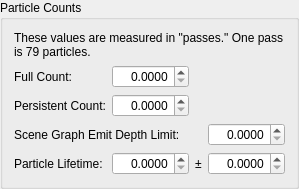
       <widget class="QGroupBox" name="particleCountGroupbox">
        <property name="title">
         <string>Particle Counts</string>
        </property>
        <layout class="QVBoxLayout" name="verticalLayout">
         <item>
          <widget class="QLabel" name="particleCountExplanation">
           <property name="text">
            <string>These values are measured in &quot;passes.&quot; One pass is 79 particles.</string>
           </property>
           <property name="wordWrap">
            <bool>true</bool>
           </property>
          </widget>
         </item>
         <item>
          <layout class="QGridLayout" name="gridLayout_15" columnstretch="1,1,0,1">
           <item row="0" column="0">
            <widget class="QLabel" name="label_46">
             <property name="text">
              <string>Full Count:</string>
             </property>
             <property name="buddy">
              <cstring>particleCountFull</cstring>
             </property>
            </widget>
           </item>
           <item row="3" column="2">
            <widget class="QLabel" name="label_50">
             <property name="text">
              <string>±</string>
             </property>
             <property name="buddy">
              <cstring>particleLifetimeVariance</cstring>
             </property>
            </widget>
           </item>
           <item row="1" column="1">
            <widget class="QDoubleSpinBox" name="particleCountPersist">
             <property name="alignment">
              <set>Qt::AlignRight|Qt::AlignTrailing|Qt::AlignVCenter</set>
             </property>
             <property name="decimals">
              <number>4</number>
             </property>
             <property name="maximum">
              <double>400.000000000000000</double>
             </property>
            </widget>
           </item>
           <item row="3" column="1">
            <widget class="QDoubleSpinBox" name="particleLifetime">
             <property name="alignment">
              <set>Qt::AlignRight|Qt::AlignTrailing|Qt::AlignVCenter</set>
             </property>
             <property name="decimals">
              <number>4</number>
             </property>
             <property name="maximum">
              <double>120.000000000000000</double>
             </property>
            </widget>
           </item>
           <item row="3" column="0">
            <widget class="QLabel" name="label_49">
             <property name="text">
              <string>Particle Lifetime:</string>
             </property>
             <property name="buddy">
              <cstring>particleLifetime</cstring>
             </property>
            </widget>
           </item>
           <item row="0" column="1">
            <widget class="QDoubleSpinBox" name="particleCountFull">
             <property name="alignment">
              <set>Qt::AlignRight|Qt::AlignTrailing|Qt::AlignVCenter</set>
             </property>
             <property name="decimals">
              <number>4</number>
             </property>
             <property name="maximum">
              <double>400.000000000000000</double>
             </property>
            </widget>
           </item>
           <item row="1" column="0">
            <widget class="QLabel" name="label_47">
             <property name="text">
              <string>Persistent Count:</string>
             </property>
             <property name="buddy">
              <cstring>particleCountPersist</cstring>
             </property>
            </widget>
           </item>
           <item row="3" column="3">
            <widget class="QDoubleSpinBox" name="particleLifetimeVariance">
             <property name="alignment">
              <set>Qt::AlignRight|Qt::AlignTrailing|Qt::AlignVCenter</set>
             </property>
             <property name="decimals">
              <number>4</number>
             </property>
             <property name="maximum">
              <double>120.000000000000000</double>
             </property>
            </widget>
           </item>
           <item row="2" column="3">
            <widget class="QDoubleSpinBox" name="particleEmitDepthLimit">
             <property name="alignment">
              <set>Qt::AlignRight|Qt::AlignTrailing|Qt::AlignVCenter</set>
             </property>
             <property name="decimals">
              <number>4</number>
             </property>
             <property name="maximum">
              <double>400.000000000000000</double>
             </property>
            </widget>
           </item>
           <item row="2" column="0" colspan="3">
            <widget class="QLabel" name="label_48">
             <property name="text">
              <string>Scene Graph Emit Depth Limit:</string>
             </property>
             <property name="buddy">
              <cstring>particleEmitDepthLimit</cstring>
             </property>
            </widget>
           </item>
          </layout>
         </item>
        </layout>
       </widget>
